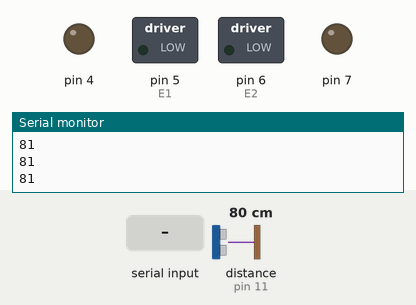
A sketch run on a simulated Arduino Uno, built with avr-gcc and run on an emulated ATmega328P. On the bench: switched loads named in the sketch (green lamp = pin HIGH), output pins drawn as LEDs (lit = HIGH), the last lines printed to the serial monitor. Inputs (shaded band) come from the test bench; at power-on: distance to the obstacle (sensor on pin 11) 80 cm. The echo pulse lasts 58.3 µs per cm.

Above: at 1.2 s.
1.3 s: "w" received over Serial
At 2.7 s:
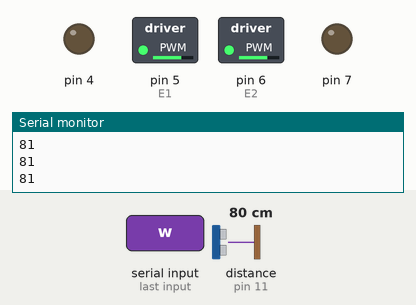
3.0 s: distance to the obstacle (sensor on pin 11) set to 33 cm
4.5 s: distance to the obstacle (sensor on pin 11) set to 26 cm
At 5.4 s:
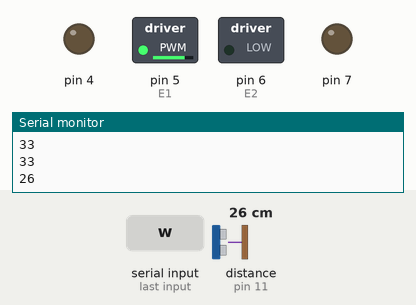
6.0 s: distance to the obstacle (sensor on pin 11) set to 35 cm
At 7.6 s:
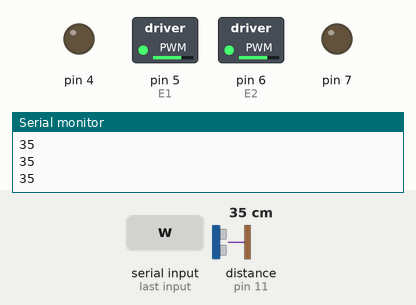
8.2 s: distance to the obstacle (sensor on pin 11) set to 2 cm
At 9.1 s:
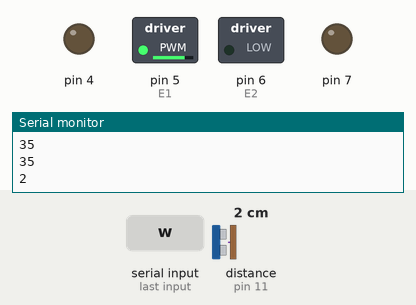
9.7 s: "x" received over Serial
At 10.8 s:
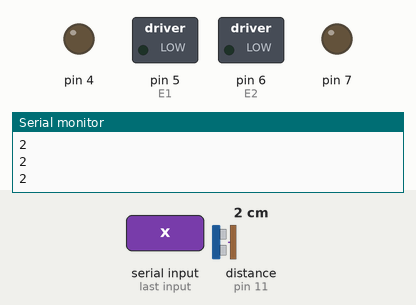
Timing chart, 0 to 12.7 s (numbered marks = the images above; inputs shaded):
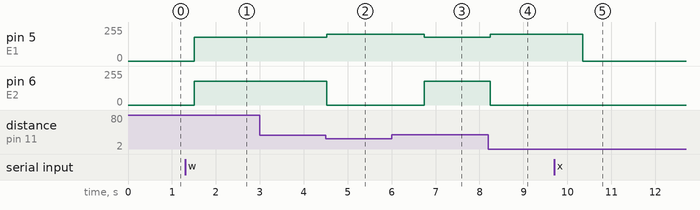

The sketch:

Obstacle_Avoidance_Vehicle.ino
```cpp
// (licence header left out)
#include <NewPing.h>

#define TRIGGER_PIN  12  // Arduino pin tied to trigger pin on the ultrasonic sensor.
#define ECHO_PIN     11  // Arduino pin tied to echo pin on the ultrasonic sensor.
#define MAX_DISTANCE 400 // Maximum distance we want to ping for (in centimeters). Maximum sensor distance is rated at 400-500cm.

NewPing sonar(TRIGGER_PIN, ECHO_PIN, MAX_DISTANCE); // NewPing setup of pins and maximum distance.

char cmd = 'x';

// For controlling wheels
int E1 = 5;   // Pin 5 = PWM control for Motor 2
int M1 = 4;   // Pin 4 = Direction control for Motor 2
int E2 = 6;   // Pin 6 = PWM control for Motor 1
int M2 = 7;   // Pin 7 = Direction control for Motor 1

void setup() {
  Serial.begin(9600);

  for (int i = 4; i <= 7; i++) //Pin 4 to 7 are used
      pinMode(i, OUTPUT);
}

void loop() {
  int dist;

  if (Serial.available()) {
    cmd = Serial.read();

    switch(cmd) {
      case 'w':
        analogWrite(E1, 180);
        analogWrite(E2, 180);
        cmd = 'o';
        break;
      case 'o':
        break;
      default:
        analogWrite(E1, 0);
        analogWrite(E2, 0);
        break;
    }
  }

  delay(100);
  dist = sonar.ping_cm();
  Serial.println(dist);

  if (sonar.ping_cm() > 0 && sonar.ping_cm() < 30 && cmd == 'o') {
    analogWrite(E1, 200);
    analogWrite(E2, 0);
    delay(1000);
  } else {
    if (cmd == 'x') {
      delay(100);
    } else {
      analogWrite(E1, 180);
      analogWrite(E2, 180);
      cmd = 'o';
    }
  }
}
```

Measured:
- the behaviour switches between 30 and 29 cm on distance to the obstacle (sensor on pin 11) (found by bisection; images 1 and 2)
- after the input at 1.3 s, pin 5 (E1), pin 6 (E2): 0/255 → 180/255 after 0.21 s
- after the input at 4.5 s, pin 5 (E1): 180/255 → 200/255 at once; pin 6 (E2): 180/255 → 0/255 at once
- after the input at 6.0 s, pin 5 (E1): 200/255 → 180/255 after 0.74 s; pin 6 (E2): 0/255 → 180/255 after 0.74 s
- after the input at 8.2 s, pin 5 (E1): 180/255 → 200/255 after 0.05 s; pin 6 (E2): 180/255 → 0/255 after 0.05 s
- after the input at 9.7 s, pin 5 (E1): 200/255 → 0/255 after 0.65 s
